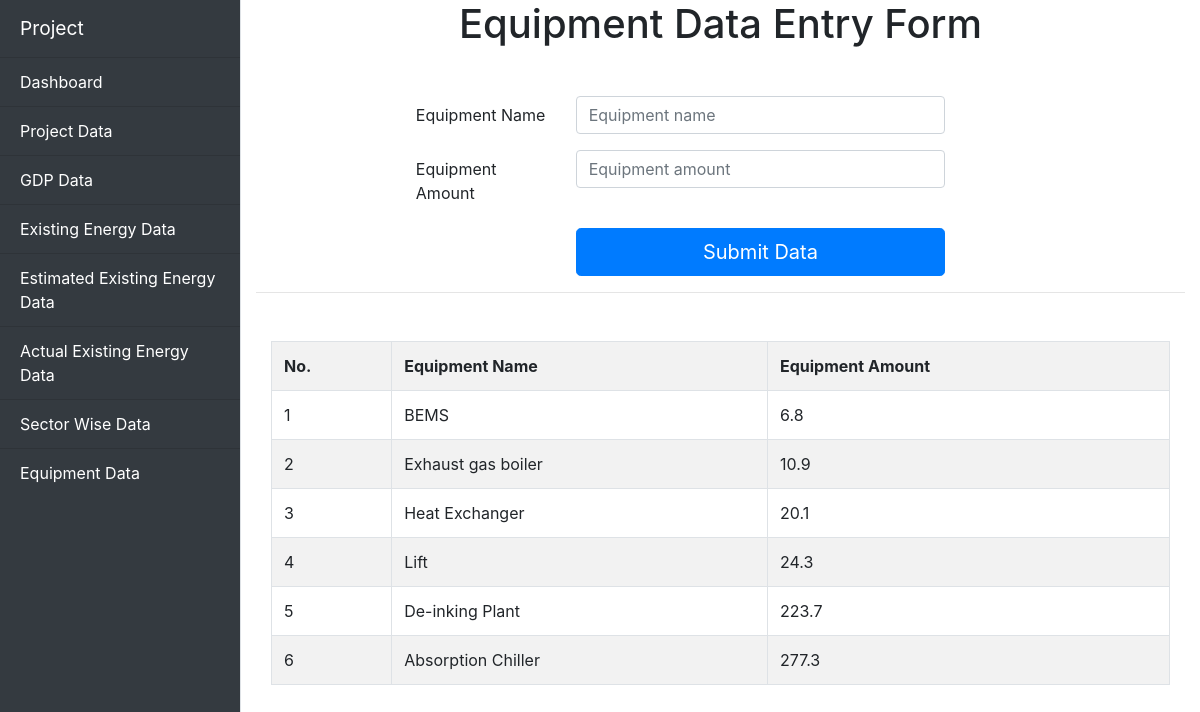
The page /equipmentlist.php on the database its author committed.
### tables this page shows
CREATE TABLE `equipment_list` (
  `equip_id` int(11) NOT NULL,
  `equipment_name` varchar(250) NOT NULL,
  `equip_amount` float NOT NULL
);

### equipmentlist.php (the view, shortened to what this page needs)
<?php
include_once 'dbConfig.php';
?>
<!DOCTYPE html>
<html lang="en">
<head>
    <link rel="stylesheet" href="https://maxcdn.bootstrapcdn.com/bootstrap/4.0.0/css/bootstrap.min.css">
    <link rel="stylesheet" href="style.css">
</head>
<body>
<div class="d-flex" class="wrapper">
        <div class=" bg-dark border-right" id="sidebar-wrapper">
            <div class="sidebar-heading">Project </div>
            <div class="bg-dark list-group list-group-flush">
            <a href="index.php" class="list-group-item list-group-item-action bg-dark">Dashboard</a>
            <a href="projectdata.php" class="list-group-item list-group-item-action bg-dark">Project Data</a>
            <a href="gdp.php" class="list-group-item list-group-item-action bg-dark">GDP Data</a>
            <a href="existingEnergy.php" class="list-group-item list-group-item-action bg-dark">Existing Energy Data</a>
            <a href="esExistingEnergy.php" class="list-group-item list-group-item-action bg-dark">Estimated Existing Energy Data</a>
            <a href="actualEnergy.php" class="list-group-item list-group-item-action bg-dark">Actual Existing Energy Data</a>
            <a href="sectorWise.php" class="list-group-item list-group-item-action bg-dark">Sector Wise Data</a>
            <a href="equipmentlist.php" class="list-group-item list-group-item-action bg-dark">Equipment Data</a>
            </div>
        </div>
            <div class="container-fluid">
                    <h1 class="text-center mb-5">Equipment Data Entry Form</h1>
                    <form method="POST">
                        <div class="form-group row">
                            <div class="col-sm-2">   </div>
                            <label for="inputFinYear" class="col-sm-2 col-form-label">Equipment Name</label>
                            <div class="col-sm-5">
                            <input type="text" class="form-control" name="eqname" placeholder="Equipment name" required>
                            </div>
                        </div>
                        <div class="form-group row">
                            <div class="col-sm-2">   </div>
                            <label for="inputFinYear" class="col-sm-2 col-form-label">Equipment Amount</label>
                            <div class="col-sm-5">
                            <input type="text" class="form-control" name="eqamount" placeholder="Equipment amount" required>
                            </div>
                        </div>
                        <div class="form-group row">
                            <div class="col-sm-4">
                            </div>
                            <div class="col-sm-5">
                            <button type="submit" name="insert" class="btn btn-primary btn-lg btn-block">Submit Data</button>
                            </div>
                        </div>
                    </form>
                    <hr>
                    <div class="container-fluid mt-5">
                        <?php
                            $sql = "SELECT * FROM equipment_list";
                            $result = mysqli_query($con, $sql);
                        ?>
                           <div class="table-responsive">
                                <table class="table table-bordered table-striped">
                                <tr>
                                <th>No.</th>
                                <th>Equipment Name</th>
                                <th>Equipment Amount</th>
                                </tr>
                                <?php
                                while($row = mysqli_fetch_array($result))
                                {
                                echo '
                                <tr>
                                <td>'.$row["equip_id"].'</td>
                                <td>'.$row["equipment_name"].'</td>
                                <td>'.$row["equip_amount"].'</td>
                                </tr>
                                ';
                                }
                                ?>
                                </table>
                            </div>
                            </div>
            </div>
        </div>
</body>
</html>

### style.css (style rules this page uses)
#sidebar-wrapper { color: white; min-height: 100vh; margin-left: -15rem; -webkit-transition: margin .25s ease-out; -moz-transition: margin .25s ease-out; -o-transition: margin .25s ease-out; transition: margin .25s ease-out; }
#sidebar-wrapper .sidebar-heading { padding: 0.875rem 1.25rem; font-size: 1.2rem; }
#sidebar-wrapper .list-group { width: 15rem; }
.list-group-item { color: white; }
@media (min-width: 768px) { #sidebar-wrapper { margin-left: 0; } }

### rows shown on the page
equipment_list: equip_id "1", equipment_name "BEMS", equip_amount "6.8"
equipment_list: equip_id "2", equipment_name "Exhaust gas boiler", equip_amount "10.9"
equipment_list: equip_id "3", equipment_name "Heat Exchanger", equip_amount "20.1"
equipment_list: equip_id "4", equipment_name "Lift", equip_amount "24.3"
equipment_list: equip_id "5", equipment_name "De-inking Plant", equip_amount "223.7"
equipment_list: equip_id "6", equipment_name "Absorption Chiller", equip_amount "277.3"
